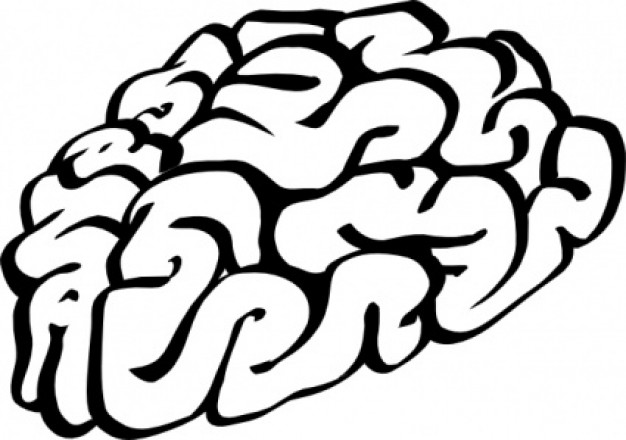
#> input picture images/brain.jpg, 626 x 440 px
$ python model.py
#> lines starting #> are read from the running program, lines starting #| are printed output that depends on the picture; after the words box and inside, x2 and y2 are one past the last pixel; in counts of white or black regions, pixels touching at a corner belong together
import numpy as np
import PIL.Image
import math
import matplotlib.pyplot as plt
import os
from glob import glob
import time
import random
from collections import OrderedDict

from settings import settings

import logging
logging.basicConfig()
log = logging.getLogger()
log.setLevel(logging.DEBUG)

class Image(object):

    VALID_EXTENSIONS = '.png', '.jpg', '.jpeg'

    def __init__(self, filename, config=settings):
#> called with filename = 'images/brain.jpg'
        self.config = config

        self.filename = filename
        self.image = PIL.Image.open(filename, mode="r").convert("RGBA")


        self._vector = self._calculate_vector()
        self._weights = self._calculate_weights()

        log.debug("Image {} created".format(filename))

    def basename(self):
        return os.path.basename(self.filename)

    def resize(self):
        self._vector = self._calculate_vector()
        self._weights = self._calculate_weights()

    def _calculate_vector(self):
        resized_image = self.image.resize(self.config.size[::-1])
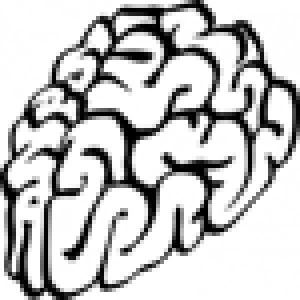
#> resized_image: PIL image 75x75 RGBA (shown 4 times larger); mean R, G, B, A 196.9, 196.9, 196.9, 255

        color_mat = np.asarray(resized_image)

        bw_image = resized_image.convert("L")

        matrix = np.array(np.asarray(bw_image))

        matrix[color_mat[:,:,3] == 0] = 255

        vector = np.reshape(matrix, self.config.size[0] * self.config.size[1])
#> vector = 5625 values, max 255 at index 0, min 0 at index 121, mean 196.9

        vector = (vector > np.mean(vector)).astype(self.config.weight_dtype)
#> vector = 5625 values, max 1 at index 0, min 0 at index 46, mean 0.698
#> in __init__, `self._vector = self._calculate_vector()`: self._vector = 5625 values, max 1 at index 0, min -1 at index 46, mean 0.397
        vector[vector!=1] = -1

        return vector

    def _calculate_weights(self):
        log.debug("Calculating weights")
        weights = np.outer(self._vector, self._vector)
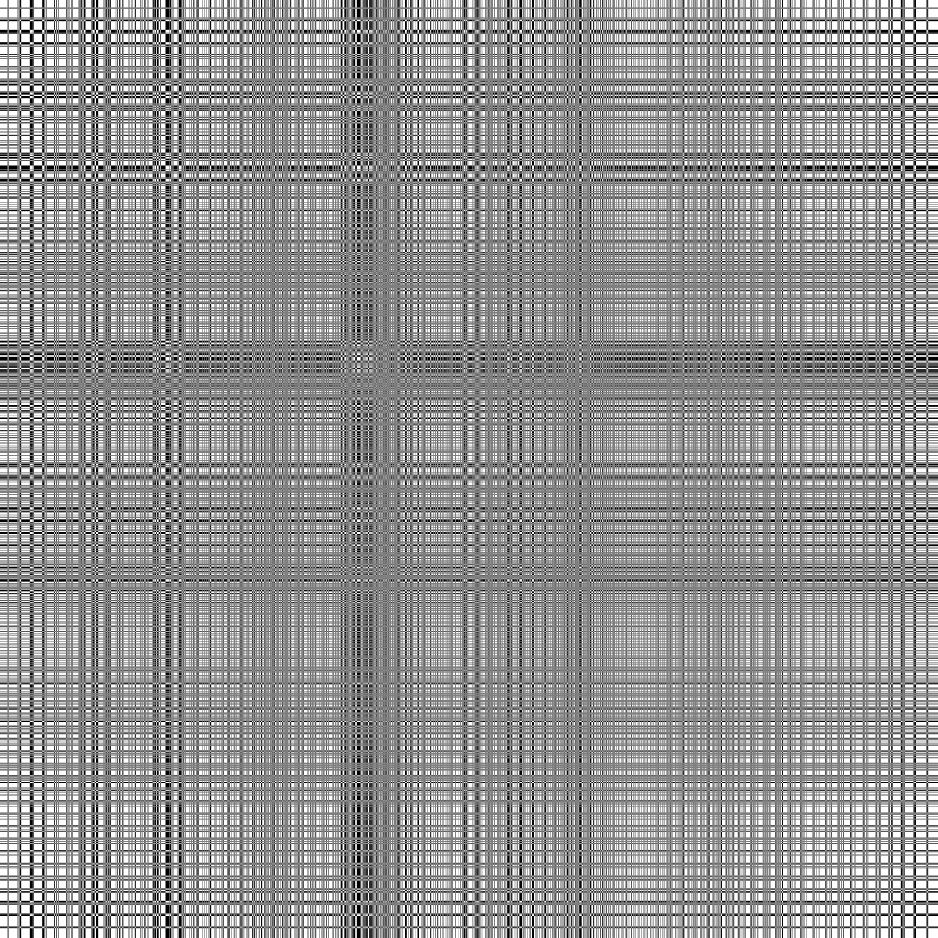
#> weights: shape (5625, 5625) float64 (shown at 1/6 size); values -1 (black) and 1 (white), 57.9% white; 1 black region, box (x1, y1, x2, y2) and area: (0, 0, 5625, 5625) 13327168
        log.debug("Weights calculated")
        return weights

    @property
    def vector(self):
        return self._vector

    @property
    def matrix(self):
        return self._vector.reshape(self.config.size)

    @property
    def weights(self):
        return self._weights

class HopfieldException(Exception):
    pass

class HopfieldNetwork(object):

    def __init__(self, config=settings):
        self.config = config
        self.weight_size = config.size[0] * config.size[1]
        self.weights = np.zeros(shape=(self.weight_size, self.weight_size), dtype=self.config.weight_dtype)

        self.images    = OrderedDict()
        self.strengths = OrderedDict()

        self.state = np.zeros(shape = (1, self.weight_size), dtype=bool)

        self.iterations = 0

    @property
    def state_mat(self):
        return self.state.reshape(self.config.size)

    # [93 lines left out: functions state_matches, reset_state, step, resolve_state, synchronous_step, asynch_step and 1 more, not called in this run]

    def initialize_state(self, images, ratios, noise_percentage):
        self.state = self._generate_initial_state(images, ratios, noise_percentage)

    # [24 lines left out: functions get_image, set_strength, get_strength, not called in this run]

    def get_images(self):
        return self.images.values()

    # [5 lines left out: function add_directory, not called in this run]

    def add_image(self, filename, strength=1):
        log.debug("Adding image {}".format(filename))
        if filename in self.images:
            raise HopfieldException("Image {} already exists in library".format(filename))

        image = Image(filename, self.config)
        self.images[filename] = image
        self.strengths[filename] = strength
        log.debug("Appending to weights")
        self.weights += image.weights * strength
        log.debug("Image added")
        self.weights[::self.weights.shape[0]+1] = 0

    # [17 lines left out: functions clear, remove_image, not called in this run]

    def contains_image(self, filename):
        return filename in self.images

    # [10 lines left out: function recalculate, not called in this run]

if __name__ == "__main__":
    hopfield_network = HopfieldNetwork()

    hopfield_network.add_image('images/brain.jpg')
    hopfield_network.add_image('images/earth.png')
#> (the run stopped early here; a loop or call above may not have finished)
